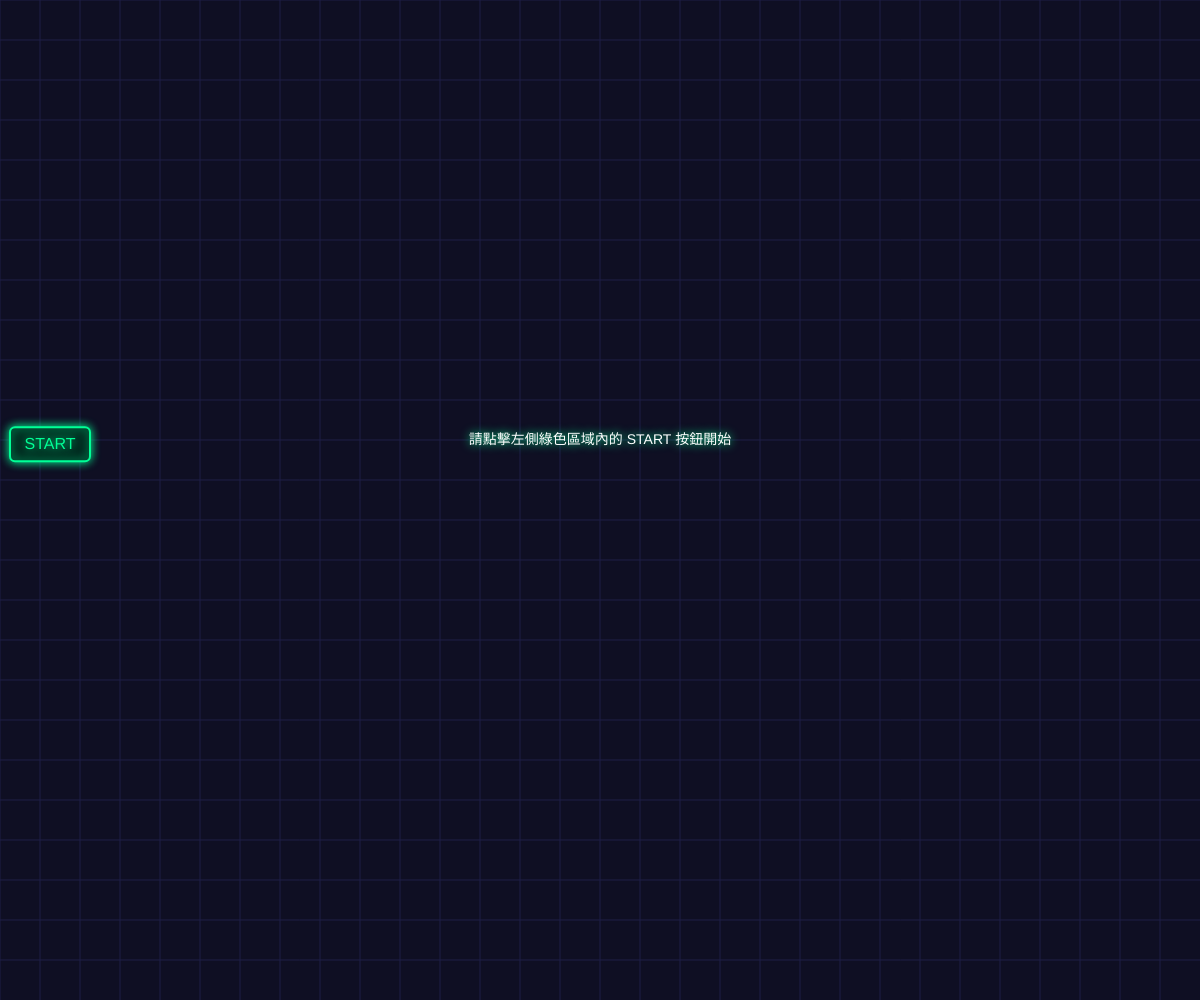
Frame 1 (no input)
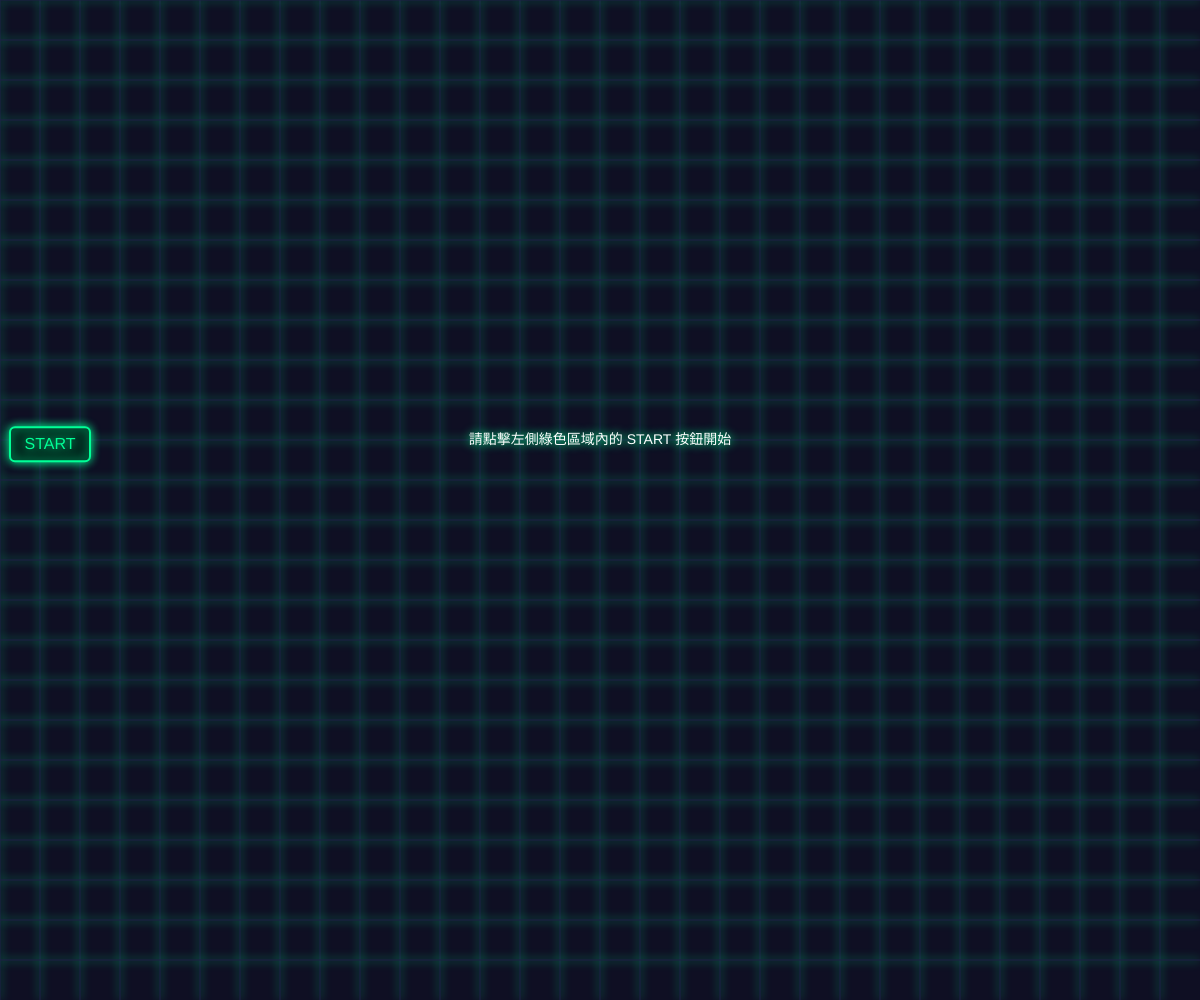
Frame 60 (no input)
Frame 120 (the mouse pressed at the canvas centre since frame 60): identical to frame 60, image omitted

The p5.js sketch that drew these frames (run headless with seeded random() and noise() and a simulated clock; from frame 60 on, the mouse is pressed at the canvas centre):

// p5.js sketch
// ── sketch.js
let points = 12;      // 增加到 12 個點，大幅增加路徑複雜度
let topY = [];        // 上邊界的 Y 座標
let bottomY = [];     // 下邊界的 Y 座標
let gameState = "START"; // 遊戲狀態: START, PLAYING, WIN, FAIL
let hasEnteredStart = false; // 是否已經移到左側起點
let gameStartTime = 0; 
let finalScoreTime = 0;

function setup() {
  createCanvas(windowWidth, windowHeight);
  initPath();
}

function windowResized() {
  resizeCanvas(windowWidth, windowHeight);
  initPath(); // 視窗縮放時重新產生路徑以符合寬度
}

function initPath() {
  topY = [];
  bottomY = [];
  hasEnteredStart = false;
  
  // 起始高度
  let currentY = random(height * 0.2, height * 0.5);

  for (let i = 0; i < points; i++) {
    // 強迫前兩個點(0, 1)與最後兩個點垂直高度一致，創造水平安全緩衝區
    if (i === 1) {
      topY.push(topY[0]);
      bottomY.push(bottomY[0]);
    } else if (i > 0 && i === points - 1) {
      topY.push(topY[i - 1]);
      bottomY.push(bottomY[i - 1]);
    } else {
      topY.push(currentY);
      // 起點固定寬度 60 確保按鈕在線內，其餘點維持 25-45 增加難度
      let gap = (i === 0) ? 60 : random(25, 45);
      bottomY.push(currentY + gap);
    }
    
    // 僅針對中間的點產生隨機位移，避免起點直接大幅度跳動
    if (i > 0 && i < points - 2) {
      currentY += random(-120, 120);
      currentY = constrain(currentY, 100, height - 150);
    }
  }
}

function draw() {
  drawBackground();

  if (gameState === "START") {
    drawButton();
    fill(255);
    textAlign(CENTER);
    textSize(14);
    noStroke();
    text("請點擊左側綠色區域內的 START 按鈕開始", width / 2, height / 2 - 60);
  } else if (gameState === "PLAYING") {
    drawGamePath();
    handleGameLogic();
    drawCursor();
    drawTimer();
  } else if (gameState === "WIN") {
    showOverlay("MISSION COMPLETE", color(0, 255, 200), finalScoreTime);
  } else if (gameState === "FAIL") {
    showOverlay("CONNECTION LOST", color(255, 50, 50));
  }
}

function drawBackground() {
  background(15, 15, 35); // 深藍黑色背景
  
  // 繪製裝飾網格
  stroke(30, 30, 70);
  strokeWeight(1);
  for (let i = 0; i < width; i += 40) line(i, 0, i, height);
  for (let i = 0; i < height; i += 40) line(0, i, width, i);
}

function drawTimer() {
  let currentTime = hasEnteredStart ? (millis() - gameStartTime) / 1000 : 0;
  fill(255);
  noStroke();
  textAlign(RIGHT, TOP);
  textSize(20);
  textStyle(BOLD);
  text("TIME: " + currentTime.toFixed(2) + "s", width - 20, 20);
  textStyle(NORMAL);
}

function drawCursor() {
  // 繪製玩家位置提示
  noFill();
  stroke(255, 200);
  strokeWeight(1);
  ellipse(mouseX, mouseY, 10, 10);
}

function drawGamePath() {
  // 1. 先繪製路徑內部的填充色 (安全區)
  noStroke();
  fill(0, 150, 255, 30);
  beginShape();
  // 使用 curveVertex 建立平滑區域
  curveVertex(0, topY[0]); // 控制點
  for (let i = 0; i < points; i++) {
    let x = map(i, 0, points - 1, 0, width);
    curveVertex(x, topY[i]);
  }
  curveVertex(width, topY[points - 1]); // 控制點
  
  curveVertex(width, bottomY[points - 1]); // 控制點
  // 倒過來串接下方點以形成封閉區域
  for (let i = points - 1; i >= 0; i--) {
    let x = map(i, 0, points - 1, 0, width);
    curveVertex(x, bottomY[i]);
  }
  curveVertex(0, bottomY[0]); // 控制點
  endShape(CLOSE);

  // 2. 繪製帶有發光效果的線條
  push();
  drawingContext.shadowBlur = 15;
  drawingContext.shadowColor = color(0, 191, 255);
  stroke(0, 191, 255);
  strokeWeight(4);
  noFill();

  // 使用 curveVertex 繪製平滑上方線條
  beginShape();
  curveVertex(0, topY[0]); 
  for (let i = 0; i < points; i++) {
    let x = map(i, 0, points - 1, 0, width);
    curveVertex(x, topY[i]);
  }
  curveVertex(width, topY[points - 1]);
  endShape();

  // 使用 curveVertex 繪製平滑下方線條
  beginShape();
  curveVertex(0, bottomY[0]);
  for (let i = 0; i < points; i++) {
    let x = map(i, 0, points - 1, 0, width);
    curveVertex(x, bottomY[i]);
  }
  curveVertex(width, bottomY[points - 1]);
  endShape();
  pop();

  // 繪製起始點與結束點標示
  drawingContext.shadowBlur = 0;
  let segWidth = width / (points - 1);
  noStroke();
  fill(0, 255, 100, 60);
  // 起點指示區塊改為與第一個水平段等寬
  rect(0, topY[0], segWidth, bottomY[0] - topY[0]); 
  fill(255, 50, 50, 60);
  rect(width - segWidth, topY[points - 1], segWidth, bottomY[points - 1] - topY[points - 1]);
}

function handleGameLogic() {
  let segWidth = width / (points - 1);
  if (!hasEnteredStart) {
    if (mouseX >= 0 && mouseX < segWidth && mouseY > topY[0] && mouseY < bottomY[0]) hasEnteredStart = true;
    return; 
  }

  let currentTop, currentBottom;

  // 建立出入口安全緩衝區 (矩形判定，不再受曲線斜率影響)
  if (mouseX < segWidth) {
    currentTop = topY[0];
    currentBottom = bottomY[0];
  } else if (mouseX > width - segWidth) {
    currentTop = topY[points - 1];
    currentBottom = bottomY[points - 1];
  } else {
    // 中間路徑採用樣條曲線插值 (Spline Interpolation)
    let idx = constrain(floor(mouseX / segWidth), 0, points - 2);
    let t = (mouseX - idx * segWidth) / segWidth;
    
    // 使用 p5 內建的 curvePoint 計算曲線上的精確 Y 座標
    // 參數分別為：(前控制點, 起點, 終點, 後控制點, 插值比例)
    currentTop = calculateCurveY(topY, idx, t);
    currentBottom = calculateCurveY(bottomY, idx, t);
  }

  // 減小寬限值 (從 6 降到 3)，讓邊界判定更嚴格
  let margin = 3; 

  // 碰撞偵測：不能碰到上下線條或是移到線外
  if (mouseY < currentTop + margin || mouseY > currentBottom - margin) {
    gameState = "FAIL";
  }

  // 成功判定：必須精確進入右側紅色出入口
  if (mouseX >= width - segWidth && mouseY > topY[points - 1] && mouseY < bottomY[points - 1]) {
    finalScoreTime = (millis() - gameStartTime) / 1000;
    gameState = "WIN";
  }
}

// 輔助函式：處理 curvePoint 的邊界索引
function calculateCurveY(arr, idx, t) {
  let p0 = arr[max(0, idx - 1)];
  let p1 = arr[idx];
  let p2 = arr[idx + 1];
  let p3 = arr[min(points - 1, idx + 2)];
  return curvePoint(p0, p1, p2, p3, t);
}

function drawButton() {
  // 固定按鈕尺寸
  let btnH = 34; 
  let btnW = 80; 
  let centerY = (topY[0] + bottomY[0]) / 2;
  let startX = 10; 

  // 按鈕外框發光
  drawingContext.shadowBlur = 10;
  drawingContext.shadowColor = color(0, 255, 150);
  fill(0, 40, 30);
  stroke(0, 255, 150);
  strokeWeight(2);
  rect(startX, centerY - btnH / 2, btnW, btnH, 5);
  
  fill(0, 255, 150);
  noStroke();
  textAlign(CENTER, CENTER);
  textSize(16); // 調整字體大小以適應更大的按鈕
  text("START", startX + btnW / 2, centerY);
}

function showOverlay(msg, col, timeTaken = null) {
  drawingContext.shadowBlur = 0;
  fill(0, 200);
  rect(0, 0, width, height);
  
  drawingContext.shadowBlur = 20;
  drawingContext.shadowColor = col;
  fill(col);
  textSize(32);
  textStyle(BOLD);
  textAlign(CENTER, CENTER);
  text(msg, width / 2, height / 2 - 40);

  if (timeTaken !== null) {
    textSize(20);
    fill(255);
    text("TIME: " + timeTaken.toFixed(2) + "s", width / 2, height / 2 + 10);
    
    // 繪製星星評價
    let stars = 1;
    if (timeTaken < 30) stars = 3; // 再延長至 30 秒
    else if (timeTaken < 50) stars = 2; // 再延長至 50 秒

    textSize(30);
    for (let i = 0; i < 3; i++) {
      fill(i < stars ? color(255, 215, 0) : color(100)); // 金色或灰色
      text("★", width / 2 - 40 + i * 40, height / 2 + 50);
    }
  }
  
  textStyle(NORMAL);
  drawingContext.shadowBlur = 0;
  fill(255);
  textSize(16);
  text("CLICK TO REBOOT SYSTEM", width / 2, height / 2 + 100);
}

function mousePressed() {
  if (gameState === "START") {
    // 檢查是否點擊到位於路徑入口的開始按鈕
    let btnH = 34; 
    let btnW = 80; 
    let centerY = (topY[0] + bottomY[0]) / 2;
    let startX = 10;
    if (mouseX > startX && mouseX < startX + btnW && mouseY > centerY - btnH / 2 && mouseY < centerY + btnH / 2) {
      gameStartTime = millis();
      gameState = "PLAYING";
      hasEnteredStart = true; // 點擊按鈕後立即標記為已進入，確保體驗連貫
    }
  } else if (gameState === "WIN" || gameState === "FAIL") {
    initPath();
    gameState = "START";
  }
}
